Frame 1 (no input): blank canvas, image omitted
Frame 60 (no input): blank canvas, image omitted
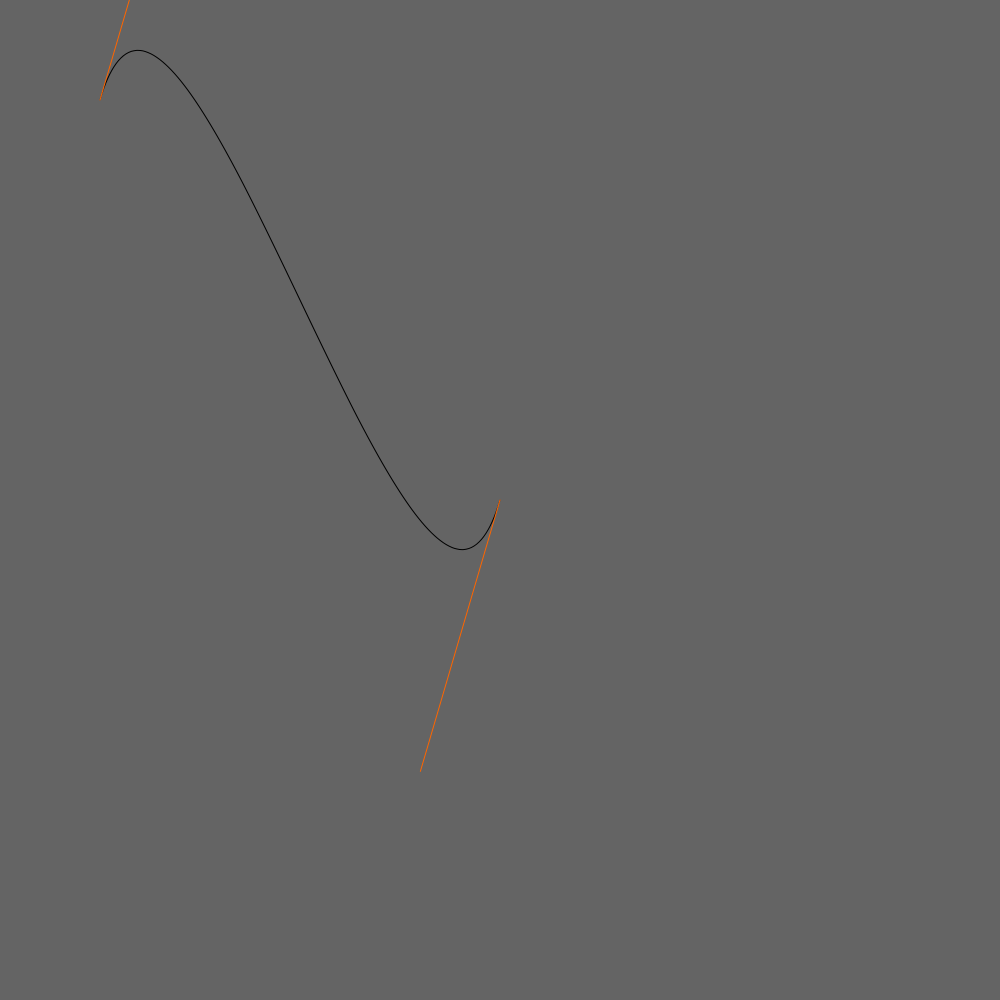
Frame 120 (the mouse pressed at the canvas centre since frame 60)

The p5.js sketch whose frames 1 and 60 were blank and that drew this single picture after the mouse press (run headless with seeded random() and noise() and a simulated clock; from frame 60 on, the mouse is pressed at the canvas centre):

// p5.js sketch
// ── sketch.js
let offsetAngle = Math.PI/2;
let len = 0.5;

let p1 = {
	x: 100,
	y: 100,
}

let p2 = {
	x: 800,
	y: 800,
}

function setup() {

  offsetAngle = 0.5;

  createCanvas(1000, 1000);
  pixelDensity(2);

}

function draw() {

  background(100);
  noFill();

  p2.x = mouseX;
  p2.y = mouseY;

  let dist = Math.hypot(p1.x - p2.x, p1.y - p2.y);
  let angle = Math.atan2(p2.y - p1.y, p2.x - p1.x);
  let relLen = dist*len;

  let a1 = toPolar(p1.x, p1.y, angle + Math.PI/2 + offsetAngle, relLen);
  let a2 = toPolar(p2.x, p2.y, angle + Math.PI/2 + Math.PI + offsetAngle, relLen);

  stroke(0, 0, 0);
  bezier(p1.x, p1.y, a1.x, a1.y, a2.x, a2.y, p2.x, p2.y);

  stroke(255, 102, 0);
  line(p1.x, p1.y, a1.x, a1.y);
  line(p2.x, p2.y, a2.x, a2.y);

}

function toPolar(ox, oy, angle, radius) {

	let x = ox + Math.sin(angle) * radius;
	let y = oy + Math.cos(angle) * radius;

	return {x, y};
}
